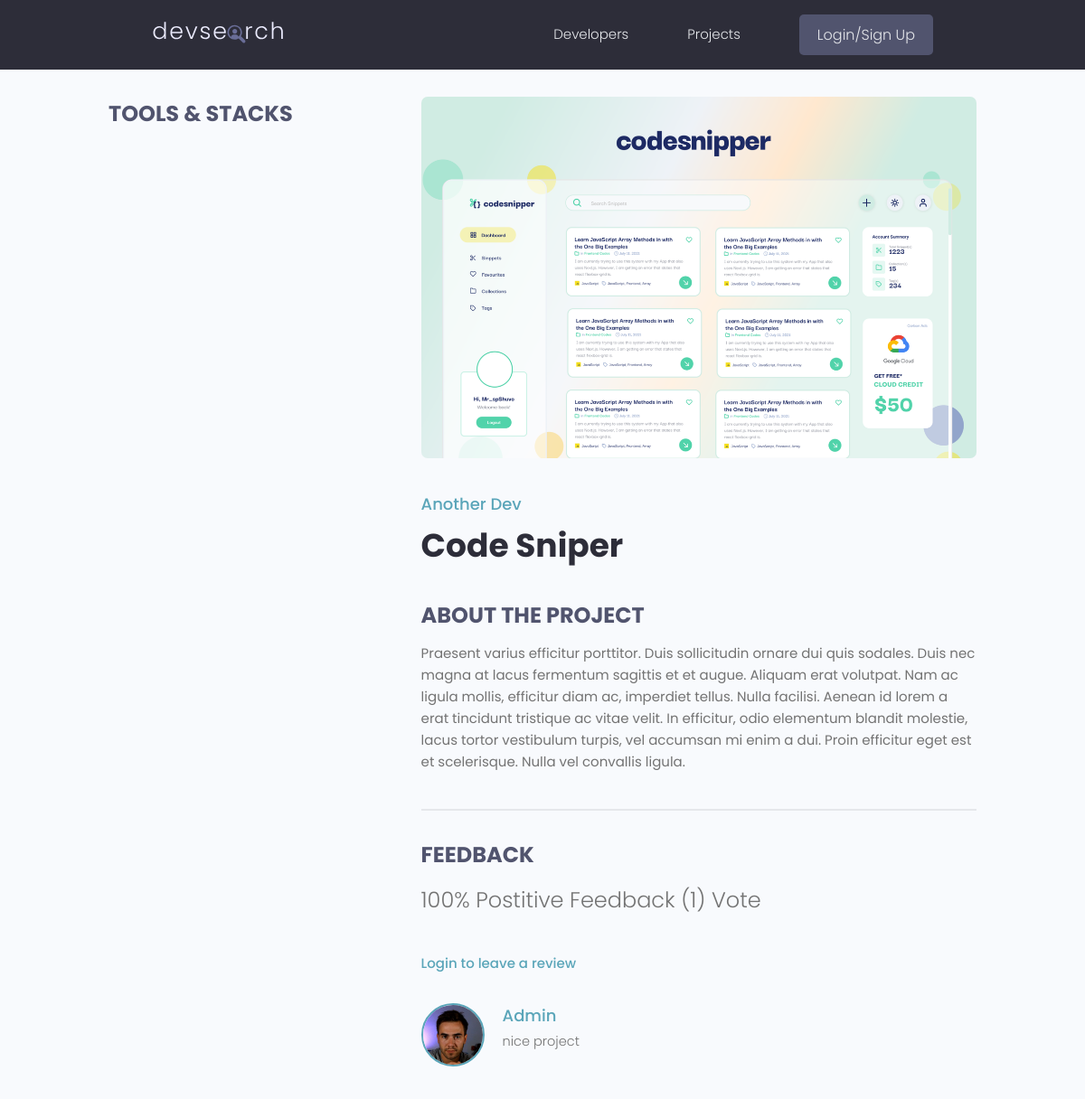
Screenshot of /projects/project/e443111d-4a6f-401b-9c31-a7ebfaef517d with the database file from the repository.
### projects/models.py (models this page shows, shortened)
class Project(models.Model):
    owner = models.ForeignKey(Profile, null=True, blank=True, on_delete=models.SET_NULL)
    title = models.CharField(max_length=200)
    description = models.TextField(null=True, blank=True)
    featured_image = models.ImageField(null=True, blank=True, default="default.jpg")
    demo_link = models.CharField(max_length=2000, null=True, blank=True)
    source_link = models.CharField(max_length=2000, null=True, blank=True)
    tags = models.ManyToManyField(Tag, blank=True)
    vote_total = models.IntegerField(default=0, null=True, blank=True)
    vote_ratio = models.IntegerField(default=0, null=True, blank=True)
    created = models.DateTimeField(auto_now_add=True)
    id = models.UUIDField(default=uuid.uuid4, unique=True, primary_key=True, editable=False)
    class Meta:
        ordering = ['-vote_ratio', '-vote_total']
    @property
    def reviewers(self):
        return self.review_set.all().values_list('owner__id', flat=True)

class Review(models.Model):
    VOTE_TYPE = (
        ('up', 'Up Vote'),
        ('down', 'Down Vote')
    )
    owner = models.ForeignKey(Profile, null=True, on_delete=models.CASCADE)
    project = models.ForeignKey(Project, on_delete=models.CASCADE)
    body = models.TextField(null=True, blank=True)
    value = models.CharField(max_length=2000, choices=VOTE_TYPE)
    created = models.DateTimeField(auto_now_add=True)
    id = models.UUIDField(default=uuid.uuid4, unique=True, primary_key=True, editable=False)
    class Meta:
        unique_together = [['owner', 'project']]

### users/models.py (models this page shows, shortened)
class Profile(models.Model):
    user = models.OneToOneField(User, on_delete=models.CASCADE, null=True, blank=True)
    username = models.CharField(max_length=200, blank=True, null=True)
    location = models.CharField(max_length=200, blank=True, null=True)
    name = models.CharField(max_length=200, blank=True, null=True)
    email = models.EmailField(max_length=500, blank=True, null=True)
    short_intro = models.CharField(max_length=200, blank=True, null=True)
    bio = models.TextField(blank=True, null=True)
    profile_image = models.ImageField(null=True, blank=True, upload_to='profiles/', default='profiles/user-default.png')
    social_github = models.CharField(max_length=200, blank=True, null=True)
    social_twitter = models.CharField(max_length=200, blank=True, null=True)
    social_linkedin = models.CharField(max_length=200, blank=True, null=True)
    social_youtube = models.CharField(max_length=200, blank=True, null=True)
    social_website = models.CharField(max_length=200, blank=True, null=True)
    created = models.DateTimeField(auto_now_add=True)
    id = models.UUIDField(default=uuid.uuid4, unique=True, primary_key=True, editable=False)

### projects/views.py (the view, shortened to what this page needs)
# urls.py: path('project/<str:pk>', views.project, name='project'),
def project(request, pk):
    project_obj = Project.objects.get(id=pk)
    review_form = ReviewForm
    context = {
        'project': project_obj,
        'review_form': review_form
    }
    return render(request, 'projects/single-project.html', context)

### projects/templates/projects/single-project.html (shortened to what this page needs)
{% extends 'main.html' %}
{% block content %}
<main class="singleProject my-md">
    <div class="container">
        <div class="layout">
            <div class="column column--1of3">
                <h3 class="singleProject__subtitle">Tools & Stacks</h3>
            </div>
            <div class="column column--2of3">
                <img class="singleProject__preview" src="{{ project.featured_image.url }}" alt="portfolio thumbnail"/>
                <a href="profile.html" class="singleProject__developer">{{ project.owner.name }}</a>
                <h2 class="singleProject__title">{{ project.title }}</h2>
                <h3 class="singleProject__subtitle">About the Project</h3>
                <div class="singleProject__info">
                    {{project.description}}
                </div>
                <div class="comments">
                    <h3 class="singleProject__subtitle">Feedback</h3>
                    <h5 class="project--rating">
                        {{project.vote_ratio}}% Postitive Feedback ({{ project.vote_total }})
                        Vote{{project.vote_total|pluralize:'s'}}
                    </h5>
                    {% if request.user.profile.id in project.reviewers %}
                    <p>You have already submitted your review for this project</p>
                    {% elif request.user.profile == project.owner %}
                    <p>You cannot review your own project</p>
                    {% else %}
                    <a href="{% url 'login' %}?next={{ request.path }}">Login to leave a review</a>
                    {% endif %}
                    <div class="commentList">
                        {% for review in project.review_set.all %}
                        {% if review.body %}
                        <div class="comment">
                            <a href="{% url 'user-profile' review.owner.id %}">
                                <img class="avatar avatar--md"
                                     src="{{ review.owner.profile_image.url }}"
                                     alt="user"/>
                            </a>
                            <div class="comment__details">
                                <a href="{% url 'user-profile' review.owner.id %}" class="comment__author">
                                    {{ review.owner.name }}
                                </a>
                                <p class="comment__info">
                                    {{ review.body|linebreaksbr }}
                                </p>
                            </div>
                        </div>
                        {% endif %}
                        {% endfor %}
                    </div>
                </div>
            </div>
        </div>
    </div>
</main>
{% endblock content %}

### static/styles/app.css (style rules this page uses)
:root { --color-sub: #2d2d39; }
img { width: 100%; }
.singleProject .column--1of3 { order: 2; }
@media screen and (min-width: 1081px) { .singleProject .column--1of3 { order: 1; } }
@media screen and (min-width: 1081px) { .singleProject .column--2of3 { order: 2; } }
.singleProject__preview { height: 50vh; object-fit: cover; object-position: top center; margin-bottom: 3rem; border-radius: 0.7rem; }
.singleProject__developer { font-size: 1.8rem; font-weight: 500; }
.singleProject__title { font-size: 3.6rem; font-weight: 700; color: var(--color-sub); margin-bottom: 3rem; }
.project--rating { margin-bottom: 1.6em; margin-top: .5em; }
.singleProject__subtitle { text-transform: uppercase; font-size: 2.4rem; font-weight: 700; color: var(--color-sub-light); margin-bottom: 1rem; }
.comments { margin-top: 4rem; padding-top: 3rem; border-top: 2px solid var(--color-light); }
.commentList { margin: 3rem 0; }
.comment { display: flex; gap: 2rem; }
.comment__author { font-size: 1.8rem; }
.comment__info { font-size: 1.45rem; }

### static/uikit/styles/modules/_variables.css (style rules this page uses)
:root { --color-main: #5aa5b9; --color-main-light: #e6faff; --color-sub: #3f4156; --color-sub-light: #51546e; --color-sub-lighter: #ededfd; --color-text: #737373; --color-gray: #8b8b8b; --color-light: #e5e7eb; --color-light-gray: #767676; --color-bg: #f8fafd; --color-white: #fffefd; --color-white-light: #f3f3f3; --color-success: #359e64; --color-success-bg: #def8e8; --color-error: #fc4b0b; --color-error-bg: #fff2ee; --font-base: 'Poppins', arial, helvetica, 'Segoe UI', roboto, ubuntu, sans-serif; --font-monospace: 'Fira Code', 'Courier New', courier, monospace; --font-regular: 300; --font-medium: 500; --font-bold: 700; --generic-shadow: 1px 1px 5px #00000010; --generic-transition: all 0.3s ease-in-out; }

### static/uikit/styles/modules/_base.css (style rules this page uses)
* { margin: 0; padding: 0; box-sizing: border-box; text-rendering: optimizeLegibility; color: inherit; font-size: inherit; }
html { font-size: 50%; }
@media only screen and (min-width: 480px) { html { font-size: 56.25%; } }
@media only screen and (min-width: 1200px) { html { font-size: 62.5%; } }
body { line-height: 1.6; font-weight: 400; font-size: 1.5rem; color: var(--color-text); background-color: var(--color-bg); min-height: 100vh; }

### static/uikit/styles/modules/_typography.css (style rules this page uses)
* { font-family: var(--font-base); }
h2 { font-size: 3.6rem; font-weight: var(--font-bold); }
h3 { font-size: 3.2rem; font-weight: var(--font-medium); }
h5 { font-size: 2.4rem; font-weight: var(--font-medium); }
h5, h6 { font-weight: var(--font-regular); }
p, span, strong { font-size: 1.6rem; color: var(--color-text); font-weight: var(--font-regular); }
a { padding-bottom: 2px; text-decoration: none; display: inline-block; color: var(--color-main); font-weight: var(--font-medium); }

### static/uikit/styles/modules/_utilities.css (style rules this page uses)
.container { width: 92%; max-width: 165rem; margin: 0 auto; box-sizing: border-box; }
@media screen and (min-width: 1000px) { .container { width: 90%; } }
@media screen and (min-width: 1200px) { .container { width: 80%; } }
.my-md { margin: 3rem auto; }

### static/uikit/styles/modules/_avatar.css (style rules this page uses)
.avatar { border-radius: 50%; border: 2px solid var(--color-main); object-fit: cover; }
.avatar--md { height: 7rem; width: 7rem; }

### static/uikit/styles/modules/_layout.css (style rules this page uses)
.layout { display: flex; flex-flow: row wrap; justify-content: space-between; }
.layout > .column { margin-bottom: 3rem; }
.layout > .column.column--1of3 { flex-basis: 30%; }
.layout > .column.column--2of3 { flex-basis: 64%; }

### rows the page displays
Project: featured_image (picture), owner.name "Another Dev", title "Code Sniper", description "Praesent varius efficitur porttitor. Duis sollicitudin ornare dui quis sodales. Duis nec magna at lacus fermentum sagittis et et augue. Aliquam erat volutpat. Nam ac ligula mollis, efficitur diam ac, imperdiet tellus. Nulla facilisi. Aenean id lorem a erat tincidunt tristique ac vitae velit. In efficitur, odio elementum blandit molestie, lacus tortor vestibulum turpis, vel accumsan mi enim a dui. Proin efficitur eget est et scelerisque. Nulla vel convallis ligula.", vote_ratio "100", vote_total "1"
Review: owner.profile_image (picture), owner.name "Admin", body "nice project"
